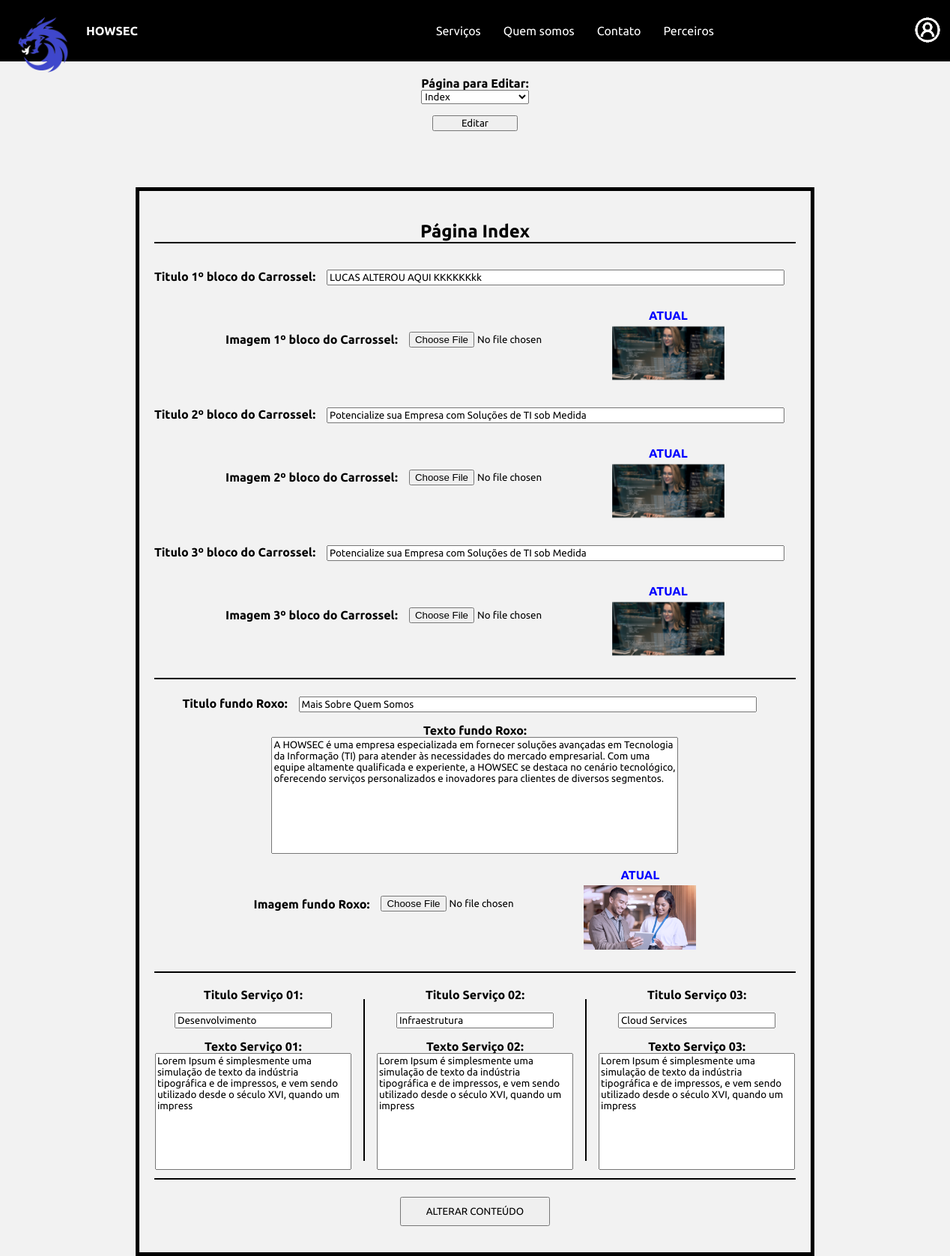
Screenshot of /paginas/painel.php (signed in) with the database file from the repository.
### paginas/painel.php (the view, shortened to what this page needs)
<?php
    include("../PHP/conexao.php");
    $result_index = mysqli_query($con, "SELECT * FROM `tbl_pgn-index` WHERE id='1'");
?>
<!DOCTYPE html>
<html lang="en">
<head>
    <link rel="stylesheet" href="../CSS/geral.css">
    <link rel="stylesheet" href="../CSS/painel-css.php" type="text/css">
</head>
</head>
<body>
    <header>
            <div id="logo">
                <a href="../index.php">
                    <img src="../imagens/logo.png" alt="logo" width="100%">
                </a>
            </div>
            <a href="../index.php"><h4 id="empresa">HOWSEC</h4></a>
            <nav>
                <a href="pagina01.php" class="">Serviços</a>
                <a href="https://raw.githubusercontent.com/TacioNSantos/site-projetolp/main/paginas/pagina01.php" class="">Quem somos</a>
                <a href="#" class="">Contato</a>
                <a href="#" class="">Perceiros</a>
            </nav>
            <div id="usuario">
                <a href="login.php"><img src="../imagens/icone_usuario.png" alt="icone do usuário"></a>
            </div>
    </header>
    <div id="geral">
        <form action="../PHP/controlador-painel.php" method="POST" name="form-escolher-pagina" id="form-escolher-pagina">
            <label for="pagina-escolhida">Página para Editar: </label> <select name="pagina-escolhida" id="pagina-escolhida">
                <option value="index" <?php if(isset($_SESSION["pgSelecionada"]) and $_SESSION["pgSelecionada"] == "index"){echo"selected";}?> >Index</option>
            </select>
            <input type="submit" value="Editar">
        </form>
        <div id="form-index" class="forms-pag">
            <form name="form-pg-index" action="../PHP/alterar-paginas.php" method="POST" enctype="multipart/form-data">
                <center><h2>Página Index</h2></center>
                <?php while($row = mysqli_fetch_array($result_index)){ ?>
                    <label for="titulo-carrossel-01">Titulo 1º bloco do Carrossel:</label><input required type="text" id="titulo-carrossel-01" name="titulo-carrossel-01" size="70" maxlength="70" value="<?=$row['titulo_carrossel-01']?>"><br>
                    <div class="visualizar-imagem"><label for="img-carrossel-01">Imagem 1º bloco do Carrossel:</label><input type="file" accept="image/*" id="img-carrossel-01" name="img-carrossel-01"><div class="imagem"><p class="p-atual">ATUAL</p><img src="../imagens/img-index/<?=$row['img_carrossel-01']?>" alt="Imagem Atual" width="100%"></div></div><br>
                    <label for="titulo-carrossel-02">Titulo 2º bloco do Carrossel:</label><input required type="text" id="titulo-carrossel-02" name="titulo-carrossel-02" size="70" maxlength="70" value="<?=$row['titulo_carrossel-02']?>"><br>
                    <div class="visualizar-imagem"><label for="img-carrossel-02">Imagem 2º bloco do Carrossel:</label><input type="file" accept="image/*" id="img-carrossel-02" name="img-carrossel-02"><div class="imagem"><p class="p-atual">ATUAL</p><img src="../imagens/img-index/<?=$row['img_carrossel-02']?>" alt="Imagem Atual" width="100%"></div></div><br>
                    <label for="titulo-carrossel-03">Titulo 3º bloco do Carrossel:</label><input required type="text" id="titulo-carrossel-03" name="titulo-carrossel-03" size="70" maxlength="70" value="<?=$row['titulo_carrossel-03']?>"><br>
                    <div class="visualizar-imagem"><label for="img-carrossel-03">Imagem 3º bloco do Carrossel:</label><input type="file" accept="image/*" id="img-carrossel-03" name="img-carrossel-03"><div class="imagem"><p class="p-atual">ATUAL</p><img src="../imagens/img-index/<?=$row['img_carrossel-03']?>" alt="Imagem Atual" width="100%"></div></div><br>
                    <hr>
                    <label for="titulo-fundo-roxo">Titulo fundo Roxo:</label><input required type="text" id="titulo-fundo-roxo" name="titulo-fundo-roxo" size="70" maxlength="30" value="<?=$row['titulo_fundo_roxo']?>"><br>
                    <label for="texto-fundo-roxo">Texto fundo Roxo:</label><br><textarea required name="texto-fundo-roxo" id="texto-fundo-roxo" cols="65" rows="10" maxlength="650"><?=$row['texto_fundo_roxo']?></textarea><br>
                    <div class="visualizar-imagem"><label for="img-fundo-roxo">Imagem fundo Roxo:</label><input type="file" accept="image/*" id="img-fundo-roxo" name="img-fundo-roxo"><div class="imagem"><p class="p-atual">ATUAL</p><img src="../imagens/img-index/<?=$row['img_fundo_roxo']?>" alt="Imagem Atual" width="100%"></div></div><br>
                    <hr>
                    <div id="content-servicos">
                        <div id="servicos-01" class="servicos">
                            <label for="titulo-servico-01">Titulo Serviço 01:</label><br><input required type="text" id="titulo-servico-01" name="titulo-servico-01" size="20" maxlength="20" value="<?=$row['titulo_servico-01']?>"><br>
                            <label for="texto-servico-01">Texto Serviço 01:</label><br><textarea name="texto-servico-01" id="texto-servico-01" cols="30" rows="10" maxlength="150"><?=$row['texto_servico-01']?></textarea>
                        </div>
                        <hr class="hr-servicos">
                        <div id="servicos-02" class="servicos">
                            <label for="titulo-servico-02">Titulo Serviço 02:</label><br><input required type="text" id="titulo-servico-02" name="titulo-servico-02" size="20" maxlength="20" value="<?=$row['titulo_servico-02']?>"><br>
                            <label for="texto-servico-02">Texto Serviço 02:</label><br><textarea name="texto-servico-02" id="texto-servico-02" cols="30" rows="10" maxlength="150" ><?=$row['texto_servico-02']?></textarea>
                        </div>
                        <hr class="hr-servicos">
                        <div id="servicos-03" class="servicos">
                            <label for="titulo-servico-03">Titulo Serviço 03:</label><br><input required type="text" id="titulo-servico-03" name="titulo-servico-03" size="20" maxlength="20" value="<?=$row['titulo_servico-03']?>"><br>
                            <label for="texto-servico-03">Texto Serviço 03:</label><br><textarea name="texto-servico-03" id="texto-servico-03" cols="30" rows="10" maxlength="150"><?=$row['texto_servico-03']?></textarea>
                        </div>
                    </div>
            <?php } ?>
            <hr>
            <input type="submit" value="ALTERAR CONTEÚDO" class="alterar-conteudo">
            </form>
        </div>
    </div>
</body>
</html>

### CSS/geral.css (style rules this page uses)
html { height: 0px; }
* { font-family: 'Ubuntu', sans-serif; }
a { text-decoration: none; }
body { background-color: #F2F2F2; box-sizing: border-box; padding: 0px; margin: 0px; min-height: 100vh; }
header { display: flex; justify-content: start; align-items: center; background-color: #000; height: 82px; }
nav { font-size: 16px; position: absolute; right: 300px; display: flex; flex-direction: row; justify-content: center; align-items: center; margin: 0px; color: #FFF; }
nav a { color: #FFF; margin: 10px 15px; }
#logo { justify-content: start; position: relative; top: 20px; width: 115px; margin: 0px; float: left; }
#empresa { color: #FFF; float: left; margin: 0px; }
#usuario { width: 40px; overflow: hidden; position: absolute; right: 10px; }
#usuario img { width: 200%; }
::placeholder { font-style: italic; }

### rows the page displays
tbl_pgn-index: titulo-carrossel-01 "LUCAS ALTEROU AQUI KKKKKKkk", value (picture), titulo-carrossel-02 "Potencialize sua Empresa com Soluções de TI sob Medida", titulo-carrossel-03 "Potencialize sua Empresa com Soluções de TI sob Medida", titulo-fundo-roxo "Mais Sobre Quem Somos", texto-fundo-roxo "A HOWSEC é uma empresa especializada em fornecer soluções avançadas em Tecnologia da Informação (TI) para atender às necessidades do mercado empresarial. Com uma equipe altamente qualificada e experiente, a HOWSEC se destaca no cenário tecnológico, oferecendo serviços personalizados e inovadores para clientes de diversos segmentos.", img_fundo_roxo (picture), titulo-servico-01 "Desenvolvimento", texto-servico-01 "Lorem Ipsum é simplesmente uma simulação de texto da indústria tipográfica e de impressos, e vem sendo utilizado desde o século XVI, quando um impress", titulo-servico-02 "Infraestrutura", texto-servico-02 "Lorem Ipsum é simplesmente uma simulação de texto da indústria tipográfica e de impressos, e vem sendo utilizado desde o século XVI, quando um impress", titulo-servico-03 "Cloud Services", texto-servico-03 "Lorem Ipsum é simplesmente uma simulação de texto da indústria tipográfica e de impressos, e vem sendo utilizado desde o século XVI, quando um impress"
